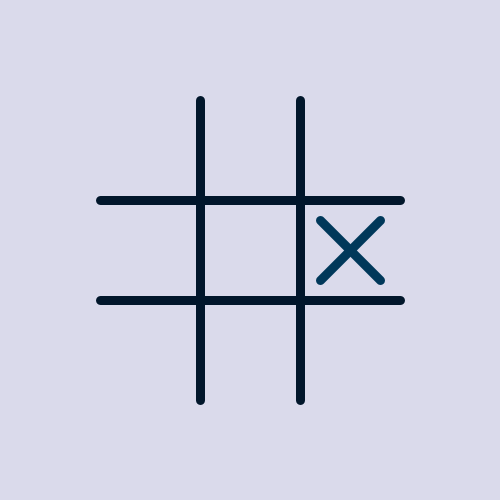
Frame 1 (no input)
Frame 60 (the mouse pressed at the canvas centre just before this capture): identical to frame 1, image omitted
Frame 120 (the mouse held since frame 60 and released just before this capture): identical to frame 1, image omitted

The Processing sketch that drew this single still picture (run headless with seeded random() and noise(); from frame 60 on, the mouse is pressed at the canvas centre):

// Processing sketch: tic_tac_toe
// ── tic_tac_toe.pde
void setup(){
  size(500, 500);
  background(218, 218, 235);
  strokeWeight(9);
  pixelDensity(1);
  
  board();

  for(int i = 0; i < 9; ++i){
    positions.append(i);
  }
  computerMove();
}

void draw(){
  println("Game on going");
  checkWin();
  
  if(gameWin){
    noLoop();
    if(!computerTurn){
      println("Computer Win");
      
      return;
      
    }
    else{
      println("Player Win");
      
      return;
    }
  }
  
  if(turns == 9){
    noLoop();
    println("Draw");
    
    return;
  }
  if(computerTurn){
    computerMove();
  }
}

void keyPressed(){
  if(turns == 9){
    println("Game has ended");
  }
  
  if(key  >= '0' && key < '9'){
    playerMove(key);
    return;
  }
  else{
    println("Invalid key");
  }
}

// ── board.pde
public void computerMove(){
  boolean validMove = false;
  int move;
  do{
    move = int(random(9));
    validMove = validateMove(move);
  }
  while(!validMove);

  updateBoard(move);
  computerCross(move);
  computerTurn = false;
  ++turns;
}

public void playerMove(int move){
  int convertedMove = convertASCIItoInt(move);
  
  if(validateMove(convertedMove)){
    playerCircle(convertedMove);
    updateBoard(convertedMove);
    computerTurn = true;
    ++turns;
  }
}

private boolean validateMove(int move){
  boolean validMove = false;

  for(int i = 0; i < positions.size(); ++i){
    if(move == positions.get(i)){
      positions.remove(i);
      validMove = true;

      break;
    }
  }

  return validMove;
}

private void updateBoard(int move){
  int updateValue = 1;

  if(!computerTurn){
    updateValue = 2;
  }

  switch(move){
    case 0:
      boardPlacement[0][0] = updateValue;

      break;

    case 1:
      boardPlacement[0][1] = updateValue;

      break;

    case 2:
      boardPlacement[0][2] = updateValue;

      break;

    case 3:
      boardPlacement[1][0] = updateValue;

      break;

    case 4:
      boardPlacement[1][1] = updateValue;

      break;

    case 5:
      boardPlacement[1][2] = updateValue;

      break;

    case 6:
      boardPlacement[2][0] = updateValue;

      break;

    case 7:
      boardPlacement[2][1] = updateValue;

      break;

    case 8:
      boardPlacement[2][2] = updateValue;

      break;

    default:
      println("Outside of the scope");
  }
}

public void checkWin(){
  int column, row, diagonal;
  //columns
  for(int i = 0; i < 3; ++i){
    column = boardPlacement[0][i] * 2 + boardPlacement[1][i] * 9 + boardPlacement[2][i] * 4;
    if(column == 15 || column == 30){
      gameWin = true;
      
      return;
    }
  }
  //rows
  for(int i = 0; i < 3; ++i){
    row = boardPlacement[i][0] * 2 + boardPlacement[i][1] * 7 + boardPlacement[i][2] * 6;
    if(row == 15 || row == 30){
      gameWin = true;
      
      return;
    }
  }
  
  diagonal = boardPlacement[0][2] * 6 + boardPlacement[1][1] * 5 + boardPlacement[2][0] * 4;
  if(diagonal == 15 || diagonal == 30){
    gameWin = true;
    
    return;
  }
  
  diagonal = boardPlacement[0][0] * 2 + boardPlacement[1][1] * 5 + boardPlacement[2][2] * 8;
  if(diagonal == 15 || diagonal == 30){
    gameWin = true;
    
    return;
  }
}
private void computerCross(int position){
  switch(position){
    case 0:
      cross(CROSSX1, CROSSY1, CROSSX2, CROSSY2);

      break;

    case 1:
      cross(CROSSX1 + 100, CROSSY1, CROSSX2 + 100, CROSSY2);

      break;

    case 2:
      cross(CROSSX1 + 200, CROSSY1, CROSSX2 + 200, CROSSY2);

      break;

    case 3:
      cross(CROSSX1, CROSSY1 + 100, CROSSX2, CROSSY2 + 100);

      break;

    case 4:
      cross(CROSSX1 + 100, CROSSY1 + 100, CROSSX2 + 100, CROSSY2 + 100);

      break;

    case 5:
      cross(CROSSX1 + 200, CROSSY1 + 100, CROSSX2 + 200, CROSSY2 + 100);

      break;

    case 6:
      cross(CROSSX1, CROSSY1 + 200, CROSSX2, CROSSY2 + 200);

      break;

    case 7:
      cross(CROSSX1 + 100, CROSSY1 + 200, CROSSX2 + 100, CROSSY2 + 200);

      break;

    case 8:
      cross(CROSSX1 + 200, CROSSY1 + 200, CROSSX2 + 200, CROSSY2 + 200);

      break;

    default:
      print("Not a move");
  }
}

private void playerCircle(int position){
  switch(position){
    case 0:
      circle(CIRCLEX, CIRCLEY);

      break;

    case 1:
      circle(CIRCLEX + 100, CIRCLEY);

      break;

    case 2:
      circle(CIRCLEX + 200, CIRCLEY);

      break;

    case 3:
      circle(CIRCLEX, CIRCLEY + 100);

      break;

    case 4:
      circle(CIRCLEX + 100, CIRCLEY + 100);

      break;

    case 5:
      circle(CIRCLEX + 200, CIRCLEY + 100);

      break;

    case 6:
      circle(CIRCLEX, CIRCLEY + 200);

      break;

    case 7:
      circle(CIRCLEX + 100, CIRCLEY + 200);

      break;

    case 8:
      circle(CIRCLEX + 200, CIRCLEY + 200);

      break;

    default:
      println("Not a move");
  }
}
public int convertASCIItoInt(int ascii){
  int converted = ascii;
  switch(ascii){
    case 48:
      converted = 0;
      
      break;
    
    case 49:
      converted = 1;
      
      break;
    
    case 50:
      converted = 2;
      
      break;
    
    case 51:
      converted = 3;
      
      break;
    
    case 52:
      converted = 4;
      
      break;
    
    case 53:
      converted = 5;
      
      break;
    
    case 54:
      converted = 6;
      
      break;
    
    case 55:
      converted = 7;
      
      break;
    
    case 56:
      converted = 8;
      
      break;
    
    default:
      println("Outside the Ascii scope");
      
      return 0;
  }
  
  return converted;
}

// ── constants.pde
final int CIRCLEX = 150;
final int CIRCLEY = 150;

final int CROSSY1 = 180;
final int CROSSY2 = 120;

final int CROSSX1 = 120;
final int CROSSX2 = 180;

//Game logics
int turns = 0;
boolean computerTurn = true,
        gameWin = false;
IntList positions = new IntList();
int[][] boardPlacement = new int[3][3];

// ── shapes.pde
public void board(){
  stroke(#01162B);
  
  //Vetical 
  line(300, 100, 300, 400);
  line(200, 100, 200, 400);
    
  //Horizontial 
  line(100, 200, 400, 200);
  line(100, 300, 400, 300);
}

public void circle(int x, int y){
 fill(#6A90B4);
 noStroke();
 circle(x, y, 70); 
}

public void cross(int x1, int y1, int x2 , int y2){
  stroke(#00385A);
  line(x1, y1, x2, y2);
  line(x1, y2, x2, y1);
}
